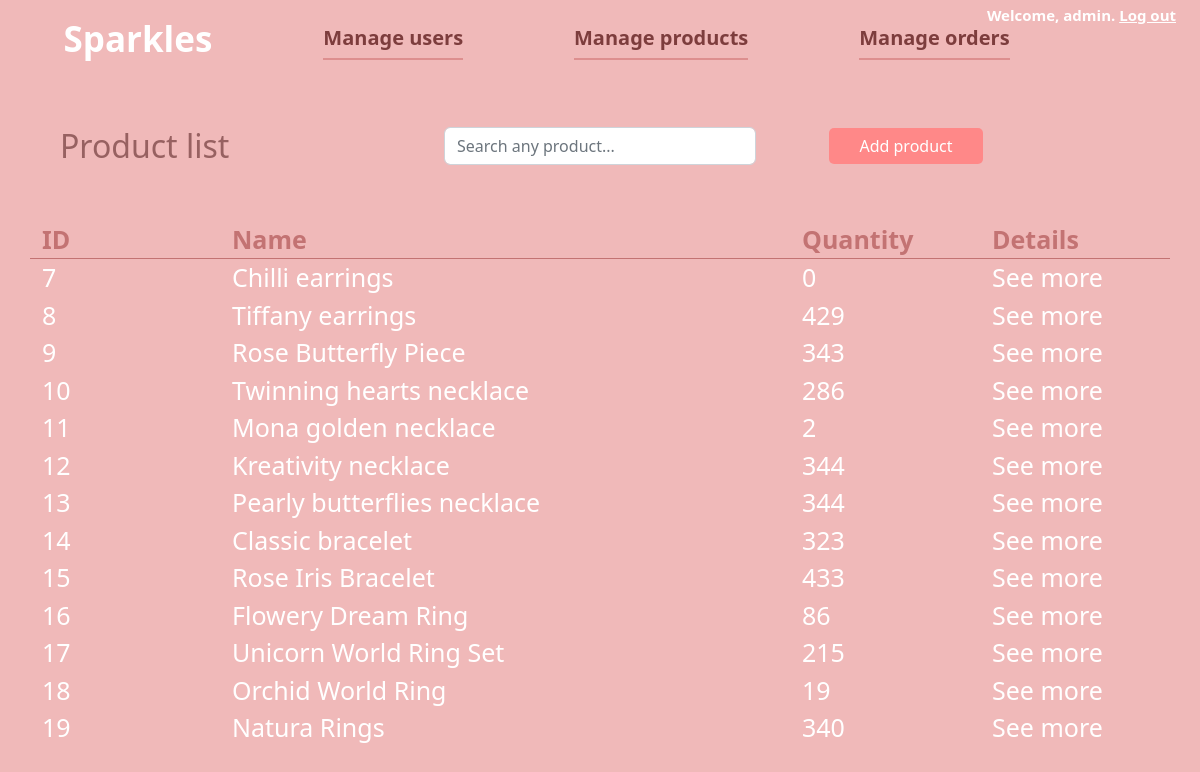
Screenshot of /products/ (signed in) with the database file from the repository.
### shop/models.py (models this page shows, shortened)
class Product(models.Model):
    name = models.CharField(max_length=255)
    quantity = models.IntegerField()
    price = models.IntegerField()
    image = models.ImageField(upload_to='images', blank=True)
    description = models.TextField(max_length=255)
    category = models.ForeignKey(Category, on_delete=models.CASCADE)
    brand = models.ForeignKey(Brand, on_delete=models.CASCADE, blank=True, null=True)
    visits = models.IntegerField(default=0)

### shop/views.py (the view)
# urls.py: path('products/', manage_products, name="manage_products"),
@login_required(login_url="/admin_login")
@user_passes_test(is_seller, login_url="/admin_login")
def manage_products(request):
    context= dict()
    context["products"] = Product.objects.all()
    return render(request, "seller/products_management.html", context=context)

### shop/views.py (called while the page is built)
def is_seller(user):
    return user.groups.filter(name='Seller').exists()

### shop/templates/seller/products_management.html (shortened to what this page needs)
{% extends "seller/seller_base.html" %}
{% block content %}
<div id="dashboard_body"  style="height: 100%;">
    <div class="row mx-5 py-5">
        <div class="col"><h2 style="color: rgb(151, 97, 97);">Product list</h2></div>
        <div class="col mx-5">
            <div class="d-flex form-inputs">
            <input class="form-control" type="text" placeholder="Search any product...">
            </div>
        </div>
        <div class="col"><a href="/add_product"><button id="add_product_btn" class="form-control btn">Add product</button></a></div>
    </div>
    <div class="container">
        <div class="row" id="table_header">
            <div class="col-md-2">ID</div>
            <div class="col-md-6">Name</div>
            <div class="col-md-2">Quantity</div>
            <div class="col-md-2">Details</div>
        </div>
            {% for product in products %}
                <div class="row table_rows">
                    <div class="col-md-2">{{product.id}}</div>
                    <div class="col-md-6">{{product.name}}</div>
                    <div class="col-md-2">{{product.quantity}}</div>
                    <div class="col-md-2"><a href="/product_details?id={{product.id}}">See more</a></div>
                </div>
            {% endfor %}
    </div>
</div>
{% endblock %}

### static/style.css (style rules this page uses)
body { width: 100%; height: 100%; }
html { width: 100%; height: 100%; }
a { text-decoration: none; color: inherit; }

### static/style_admin_dashboard.css (style rules this page uses)
#dashboard_body { background-color: rgb(240, 185, 185); width: 100%; }
#add_product_btn { background-color: rgb(255, 136, 136); color: white; width: 50%; }
#table_header { color: rgb(195, 115, 115); font-size: 25px; border-bottom:rgb(195, 115, 115) solid 1px ; font-weight: bold; }
.table_rows { color: rgb(255,255,255); font-size: 25px; }

### rows the page displays
Product: id "7", name "Chilli earrings", quantity "0"
Product: id "8", name "Tiffany earrings", quantity "429"
Product: id "9", name "Rose Butterfly Piece", quantity "343"
Product: id "10", name "Twinning hearts necklace", quantity "286"
Product: id "11", name "Mona golden necklace", quantity "2"
Product: id "12", name "Kreativity necklace", quantity "344"
Product: id "13", name "Pearly butterflies necklace", quantity "344"
Product: id "14", name "Classic bracelet", quantity "323"
Product: id "15", name "Rose Iris Bracelet", quantity "433"
Product: id "16", name "Flowery Dream Ring", quantity "86"
Product: id "17", name "Unicorn World Ring Set", quantity "215"
Product: id "18", name "Orchid World Ring", quantity "19"
Product: id "19", name "Natura Rings", quantity "340"
